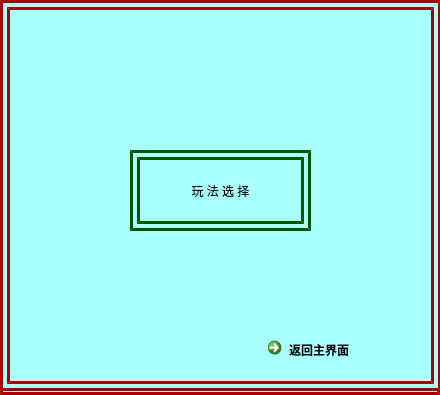
<?xml version="1.0" encoding="UTF-8"?>
<ui version="4.0">
 <class>SetWindow</class>
 <widget class="QWidget" name="SetWindow">
  <property name="geometry">
   <rect>
    <x>0</x>
    <y>0</y>
    <width>440</width>
    <height>395</height>
   </rect>
  </property>
  <property name="windowTitle">
   <string>Form</string>
  </property>
  <property name="windowIcon">
   <iconset resource="res.qrc">
    <normaloff>:/image/Set.ico</normaloff>:/image/Set.ico</iconset>
  </property>
  <property name="styleSheet">
   <string notr="true">*{
	font: 18pt &quot;黑体&quot;;
    color:rgb(0, 0, 0);
	border-width:10px;
	border-color:rgb(170, 0, 0);
	border-style:double;
	background-color:rgb(170, 255, 255);

}


QPushButton:hover
{
	font:16pt  &quot;Microsoft YaHei UI&quot;;
}

QPushButton:pressed
{
	font:14pt  &quot;Microsoft YaHei UI&quot;;
}</string>
  </property>
  <widget class="CBoard" name="frame">
   <property name="geometry">
    <rect>
     <x>0</x>
     <y>0</y>
     <width>441</width>
     <height>391</height>
    </rect>
   </property>
   <property name="frameShape">
    <enum>QFrame::StyledPanel</enum>
   </property>
   <property name="frameShadow">
    <enum>QFrame::Raised</enum>
   </property>
   <widget class="QPushButton" name="WayChoose">
    <property name="geometry">
     <rect>
      <x>130</x>
      <y>150</y>
      <width>181</width>
      <height>81</height>
     </rect>
    </property>
    <property name="styleSheet">
     <string notr="true">*{
border-color:rgb(0, 85, 0);
}</string>
    </property>
    <property name="text">
     <string>玩 法 选 择</string>
    </property>
   </widget>
   <widget class="QCommandLinkButton" name="ReturnMain">
    <property name="geometry">
     <rect>
      <x>260</x>
      <y>330</y>
      <width>151</width>
      <height>41</height>
     </rect>
    </property>
    <property name="styleSheet">
     <string notr="true">*
{
	border-style:none;
	font: 15pt &quot;楷体&quot;;
}</string>
    </property>
    <property name="text">
     <string>返回主界面</string>
    </property>
   </widget>
  </widget>
 </widget>
 <customwidgets>
  <customwidget>
   <class>CBoard</class>
   <extends>QFrame</extends>
   <header location="global">cboard.h</header>
   <container>1</container>
  </customwidget>
 </customwidgets>
 <resources>
  <include location="res.qrc"/>
 </resources>
 <connections/>
</ui>
